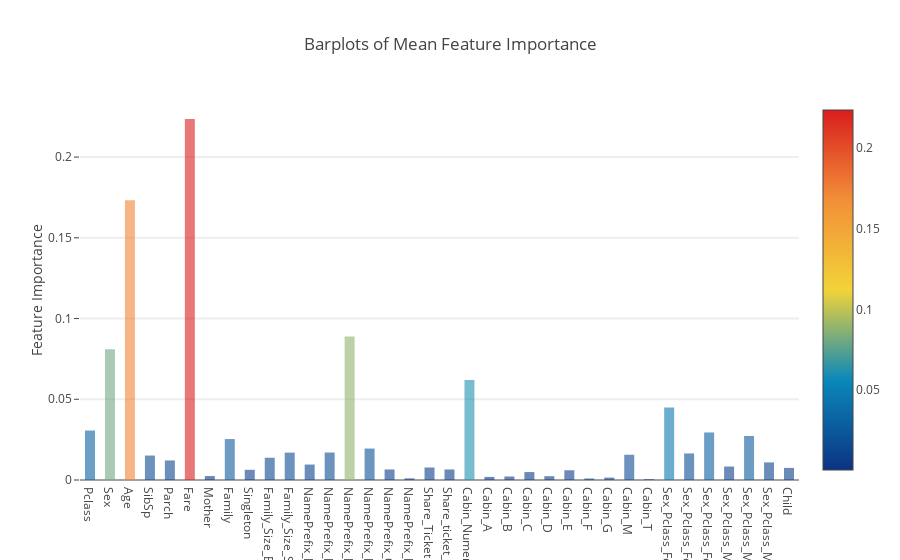

The cell this chart's notebook holds for it:
### Code cell
y = feature_dataframe['mean'].values
x = feature_dataframe['features'].values
data = [go.Bar(
            x= x,
             y= y,
            width = 0.5,
            marker=dict(
               color = feature_dataframe['mean'].values,
            colorscale='Portland',
            showscale=True,
            reversescale = False
            ),
            opacity=0.6
        )]

layout= go.Layout(
    autosize= True,
    title= 'Barplots of Mean Feature Importance',
    hovermode= 'closest',
#     xaxis= dict(
#         title= 'Pop',
#         ticklen= 5,
#         zeroline= False,
#         gridwidth= 2,
#     ),
    yaxis=dict(
        title= 'Feature Importance',
        ticklen= 5,
        gridwidth= 2
    ),
    showlegend= False
)
fig = go.Figure(data=data, layout=layout)
py.iplot(fig, filename='bar-direct-labels')

### Figure 1 — Plotly figure (JSON) as saved in the notebook; plotly's stock layout.template omitted (floating-point values rounded to 4 significant figures)
{"data": [{"marker": {"color": [0.03065, 0.08092, 0.1732, 0.01514, 0.01211, 0.2236, 0.002456, 0.02536, 0.006307, 0.0138, 0.01697, 0.009582, 0.01704, 0.08895, 0.01947, 0.006518, 0.001014, 0.007744, 0.006525, 0.06188, 0.001913, 0.00217, 0.004911, 0.002362, 0.006032, 0.0009236, 0.00148, 0.01564, 0.0005, 0.0449, 0.01645, 0.02945, 0.008358, 0.02728, 0.01091, 0.007484], "colorscale": "Portland", "reversescale": false, "showscale": true}, "opacity": 0.6, "type": "bar", "width": 0.5, "x": ["Pclass", "Sex", "Age", "SibSp", "Parch", "Fare", "Mother", "Family", "Singleton", "Family_Size_Big", "Family_Size_Small", "NamePrefix_Master", "NamePrefix_Miss", "NamePrefix_Mr", "NamePrefix_Mrs", "NamePrefix_Officer", "NamePrefix_Royalty", "Share_Ticket", "Share_ticket_survived", "Cabin_Numer", "Cabin_A", "Cabin_B", "Cabin_C", "Cabin_D", "Cabin_E", "Cabin_F", "Cabin_G", "Cabin_M", "Cabin_T", "Sex_Pclass_Female_High", "Sex_Pclass_Female_Low", "Sex_Pclass_Female_Mid", "Sex_Pclass_Male_High", "Sex_Pclass_Male_Low", "Sex_Pclass_Male_Mid", "Child"], "y": [0.03065, 0.08092, 0.1732, 0.01514, 0.01211, 0.2236, 0.002456, 0.02536, 0.006307, 0.0138, 0.01697, 0.009582, 0.01704, 0.08895, 0.01947, 0.006518, 0.001014, 0.007744, 0.006525, 0.06188, 0.001913, 0.00217, 0.004911, 0.002362, 0.006032, 0.0009236, 0.00148, 0.01564, 0.0005, 0.0449, 0.01645, 0.02945, 0.008358, 0.02728, 0.01091, 0.007484]}], "layout": {"autosize": true, "hovermode": "closest", "showlegend": false, "title": "Barplots of Mean Feature Importance", "yaxis": {"gridwidth": 2, "ticklen": 5, "title": "Feature Importance"}}}
